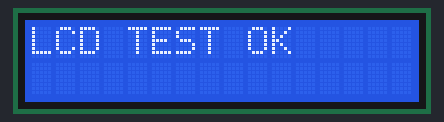
A sketch run on a simulated Arduino Uno, built with avr-gcc and run on an emulated ATmega328P. On the bench: 16×2 character LCD. What the sketch prints to the serial monitor is not drawn.

Above: at 0.1 s.
At 4.1 s:
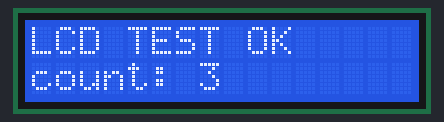
At 9.1 s:
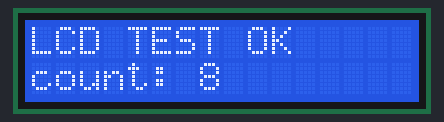
At 20.11 s:
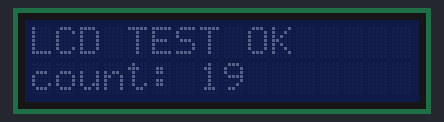
At 29.1 s:
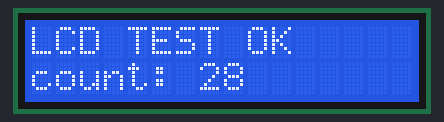
At 39.1 s:
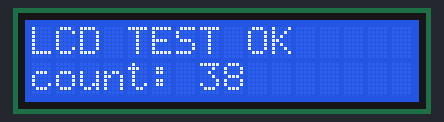

Measured:
- what the display in image 1 shows lasts 1.0 s, from 4.0 s to 5.0 s

The sketch:

A1_lcd_test.ino
```cpp
/*
 * [보드 A 테스트 1] LCD 단독 테스트
 * 연결 : LCD GND-GND, VCC-5V, SDA-A4, SCL-A5  (다른 모듈은 빼도 되고 꽂혀 있어도 됨)
 * 먼저 tools/i2c_scanner 로 주소를 확인하고 아래 LCD_ADDR 에 적기.
 *
 * 기대 결과
 *  - 1줄: "LCD TEST OK"   2줄: 0 부터 1초마다 올라가는 숫자
 *  - 백라이트가 5초마다 1번 깜빡임
 * 문제 해결  (먼저 확인: 백라이트가 5초마다 깜빡이나?)
 *   ※ 전원만 들어가도 백라이트는 켜지기 때문에, "켜져 있다" 만으로는 통신 확인이 안 됨
 *  - 깜빡임 O + 글자 없음/네모 칸 → I2C 통신은 정상. 뒷면 파란 가변저항(명암)만 돌리기
 *  - 깜빡임 X (계속 켜져만 있음)   → I2C 안 됨: LCD_ADDR(스캐너 결과), SDA=A4 / SCL=A5 배선 확인
 *  - 백라이트도 안 켜짐            → VCC/GND, 뒷면 백라이트 점퍼(LED 핀 두 개) 확인
 */
#include <Wire.h>
#include <LiquidCrystal_I2C.h>

const uint8_t LCD_ADDR = 0x27;   // 스캐너 결과로 바꾸기 (0x3F 등)
LiquidCrystal_I2C lcd(LCD_ADDR, 16, 2);

void setup() {
  Serial.begin(9600);
  lcd.init();
  lcd.backlight();
  lcd.setCursor(0, 0);
  lcd.print(F("LCD TEST OK"));
  Serial.println(F("LCD test started"));
}

void loop() {
  static unsigned long last = 0;
  static unsigned int count = 0;
  if (millis() - last >= 1000) {
    last = millis();
    lcd.setCursor(0, 1);
    lcd.print(F("count: "));
    lcd.print(count);
    lcd.print(F("    "));          // 이전 숫자 잔상 지우기
    if (count % 5 == 4) {          // 5초마다 백라이트 깜빡
      lcd.noBacklight();
      delay(200);
      lcd.backlight();
    }
    count++;
  }
}
```
